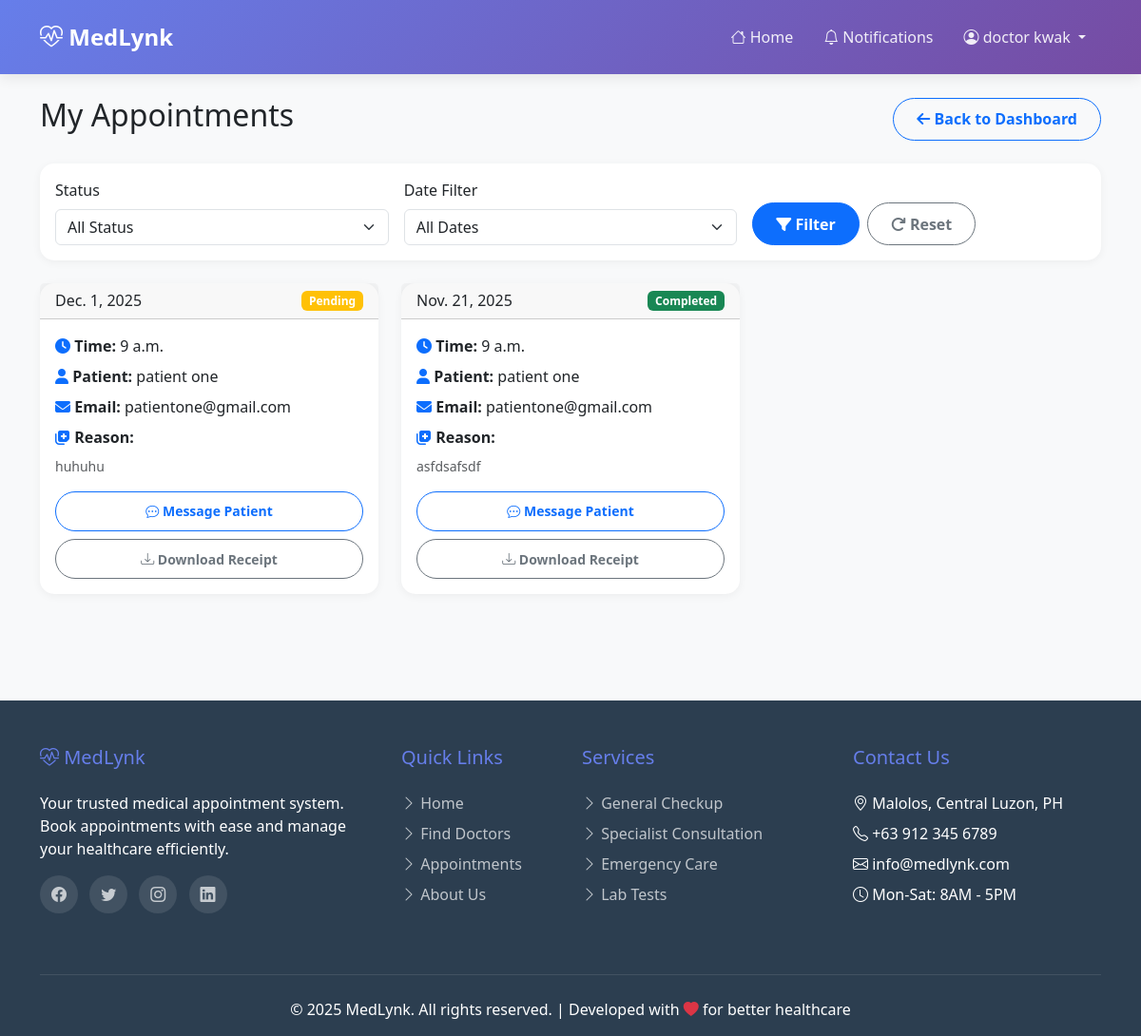
Screenshot of /doctors/appointments/ (signed in) with the database file from the repository.
### accounts/models.py (models this page shows, shortened)
class User(AbstractBaseUser, PermissionsMixin):
    ROLE_CHOICES = (
        ('patient', 'Patient'),
        ('doctor', 'Doctor'),
        ('admin', 'Admin'),
    )
    email = models.EmailField(unique=True, max_length=255)
    first_name = models.CharField(max_length=100)
    last_name = models.CharField(max_length=100)
    phone_number = models.CharField(max_length=15, blank=True, null=True)
    address = models.TextField(blank=True, null=True)
    profile_picture = models.ImageField(upload_to='profile_pics/', blank=True, null=True)
    date_of_birth = models.DateField(blank=True, null=True)
    gender = models.CharField(max_length=10, choices=[('male', 'Male'), ('female', 'Female'), ('other', 'Other')], blank=True, null=True)
    role = models.CharField(max_length=10, choices=ROLE_CHOICES, default='patient')
    height = models.DecimalField(max_digits=5, decimal_places=2, blank=True, null=True, help_text="Height in cm")
    weight = models.DecimalField(max_digits=5, decimal_places=2, blank=True, null=True, help_text="Weight in kg")
    is_approved = models.BooleanField(
        default=True,
        help_text='Designates whether this user is approved. Doctors require admin approval before they can login.'
    )
    is_active = models.BooleanField(default=True)
    is_staff = models.BooleanField(default=False)
    is_superuser = models.BooleanField(default=False)
    date_joined = models.DateTimeField(default=timezone.now)
    last_login = models.DateTimeField(blank=True, null=True)
    objects = UserManager()
    USERNAME_FIELD = 'email'
    REQUIRED_FIELDS = ['first_name', 'last_name']
    class Meta:
        verbose_name = 'User'
        verbose_name_plural = 'Users'
        ordering = ['-date_joined']
    def get_full_name(self):
        return f"{self.first_name} {self.last_name}".strip()

### appointments/models.py (models this page shows, shortened)
class Appointment(models.Model):
    STATUS_CHOICES = [
        ('pending', 'Pending'),
        ('confirmed', 'Confirmed'),
        ('completed', 'Completed'),
        ('cancelled', 'Cancelled'),
    ]
    patient = models.ForeignKey(settings.AUTH_USER_MODEL, on_delete=models.CASCADE, related_name='appointments')
    doctor = models.ForeignKey(Doctor, on_delete=models.CASCADE, related_name='appointments')
    date = models.DateField()
    time = models.TimeField()
    reason = models.TextField()
    notes = models.TextField(blank=True)
    status = models.CharField(max_length=20, choices=STATUS_CHOICES, default='pending')
    patient_confirmed_completion = models.BooleanField(default=False, help_text="Patient confirmed the appointment was completed")
    created_at = models.DateTimeField(auto_now_add=True)
    class Meta:
        ordering = ['-date', '-time']

### doctors/views.py (the view)
# urls.py: path('appointments/', views.doctor_appointments, name='appointments'),
@login_required
def doctor_appointments(request):
    if request.user.role != 'doctor':
        messages.error(request, 'Access denied.')
        return redirect('profile')
    doctor, _ = Doctor.objects.get_or_create(
        user=request.user,
        defaults={
            'specialization': 'General Practice',
            'bio': 'Professional healthcare provider',
            'license_number': f'LIC-{request.user.id}',
            'consultation_fee': 500.00
        }
    )
    appointments = Appointment.objects.filter(
        doctor=doctor
    ).select_related('patient').order_by('-date', '-time')
    status = request.GET.get('status')
    if status:
        appointments = appointments.filter(status=status)
    date_filter = request.GET.get('date')
    if date_filter == 'today':
        appointments = appointments.filter(date=timezone.now().date())
    elif date_filter == 'upcoming':
        appointments = appointments.filter(
            date__gte=timezone.now().date(),
            status__in=['pending', 'confirmed']
        )
    return render(request, 'pages/doctors/doctor_appointments.html', {
        'appointments': appointments
    })

### accounts/context_processors.py (called while the page is built)
def notification_context(request):
    if request.user.is_authenticated:
        notifications = Notification.objects.filter(user=request.user, is_read=False)[:5]
        unread_count = notifications.count()
        return {
            'recent_notifications': notifications,
            'unread_count': unread_count
        }
    return {}

### templates/pages/doctors/doctor_appointments.html (shortened to what this page needs)
{% extends 'atomic/base.html' %}
{% load static %}
{% block content %}
<div class="container mt-4">
    <div class="row">
        <div class="col-12">
            <div class="d-flex justify-content-between align-items-center mb-4">
                <h2>My Appointments</h2>
                <a href="{% url 'doctors:dashboard' %}" class="btn btn-outline-primary">
                    <i class="fas fa-arrow-left"></i> Back to Dashboard
                </a>
            </div>
            <div class="card mb-4">
                <div class="card-body">
                    <form method="get" class="row g-3">
                        <div class="col-md-4">
                            <label for="status" class="form-label">Status</label>
                            <select name="status" id="status" class="form-select">
                                <option value="">All Status</option>
                            </select>
                        </div>
                        <div class="col-md-4">
                            <label for="date" class="form-label">Date Filter</label>
                            <select name="date" id="date" class="form-select">
                                <option value="">All Dates</option>
                            </select>
                        </div>
                        <div class="col-md-4 d-flex align-items-end">
                            <button type="submit" class="btn btn-primary me-2">
                                <i class="fas fa-filter"></i> Filter
                            </button>
                            <a href="{% url 'doctors:appointments' %}" class="btn btn-outline-secondary">
                                <i class="fas fa-redo"></i> Reset
                            </a>
                        </div>
                    </form>
                </div>
            </div>
            {% if appointments %}
            <div class="row">
                {% for appointment in appointments %}
                <div class="col-md-6 col-lg-4 mb-3">
                    <div class="card h-100">
                        <div class="card-header">
                            <div class="d-flex justify-content-between align-items-center">
                                <h6 class="mb-0">{{ appointment.date }}</h6>
                                <span class="badge
                                        {% if appointment.status == 'pending' %}bg-warning
                                        {% elif appointment.status == 'confirmed' %}bg-info
                                        {% elif appointment.status == 'completed' %}bg-success
                                        {% else %}bg-danger{% endif %}">
                                    {{ appointment.get_status_display }}
                                </span>
                            </div>
                        </div>
                        <div class="card-body">
                            <p class="mb-2">
                                <i class="fas fa-clock text-primary"></i>
                                <strong>Time:</strong> {{ appointment.time }}
                            </p>
                            <p class="mb-2">
                                <i class="fas fa-user text-primary"></i>
                                <strong>Patient:</strong> {{ appointment.patient.get_full_name }}
                            </p>
                            <p class="mb-2">
                                <i class="fas fa-envelope text-primary"></i>
                                <strong>Email:</strong> {{ appointment.patient.email }}
                            </p>
                            <p class="mb-2">
                                <i class="fas fa-notes-medical text-primary"></i>
                                <strong>Reason:</strong>
                            </p>
                            <p class="text-muted small">{{ appointment.reason|truncatewords:20 }}</p>
                            <div class="d-grid gap-2 mt-3">
                                <a href="{% url 'appointments:appointment_messages' appointment.id %}" class="btn btn-outline-primary btn-sm">
                                    <i class="bi bi-chat-dots"></i> Message Patient
                                </a>
                                <a href="{% url 'appointments:download_receipt' appointment.id %}" class="btn btn-outline-secondary btn-sm">
                                    <i class="bi bi-download"></i> Download Receipt
                                </a>
                            </div>
                        </div>
                    </div>
                </div>
                {% endfor %}
            </div>
            {% else %}
            <div class="alert alert-info text-center">
                <i class="fas fa-info-circle fa-3x mb-3"></i>
                <h5>No appointments found</h5>
                <p class="mb-0">You don't have any appointments matching the selected filters.</p>
            </div>
            {% endif %}
        </div>
    </div>
</div>
{% endblock %}

### templates/atomic/organisms/header.html (shortened to what this page needs)
<nav class="navbar navbar-expand-lg navbar-custom">
    <div class="container">
        <a class="navbar-brand" href="{% url 'home' %}">
            <i class="bi bi-heart-pulse"></i> MedLynk
        </a>
        <div class="collapse navbar-collapse" id="navbarNav">
            <ul class="navbar-nav ms-auto align-items-center">
                {% if user.is_authenticated %}
                <li class="nav-item">
                    <a class="nav-link" href="{% url 'home' %}">
                        <i class="bi bi-house"></i> Home
                    </a>
                </li>
                <li class="nav-item">
                    <a class="nav-link" href="{% url 'notification_list' %}">
                        <i class="bi bi-bell"></i> Notifications
                    </a>
                </li>
                <li class="nav-item dropdown">
                    <a class="nav-link dropdown-toggle" href="#" id="userDropdown" role="button" data-bs-toggle="dropdown">
                        <i class="bi bi-person-circle"></i> {{ user.get_full_name|default:user.email }}
                    </a>
                </li>
                {% endif %}
            </ul>
        </div>
    </div>
</nav>

### templates/atomic/base.html (style rules this page uses)
* { margin: 0; padding: 0; box-sizing: border-box; }
body { font-family: 'Segoe UI', Tahoma, Geneva, Verdana, sans-serif; background: #f8f9fa; min-height: 100vh; display: flex; flex-direction: column; }
.btn { border-radius: 25px; padding: 0.6rem 1.5rem; font-weight: 600; transition: all 0.3s ease; }
.card { border: none; border-radius: 15px; box-shadow: 0 2px 10px rgba(0,0,0,0.05); transition: all 0.3s ease; }

### templates/atomic/organisms/header.html (style rules this page uses)
.navbar-custom { background: linear-gradient(135deg, #667eea 0%, #764ba2 100%); padding: 1rem 0; box-shadow: 0 2px 15px rgba(0,0,0,0.1); }
.navbar-custom .navbar-brand { color: white; font-weight: 700; font-size: 1.5rem; }
.navbar-custom .nav-link { color: rgba(255,255,255,0.9); margin: 0 0.5rem; transition: all 0.3s ease; }

### rows the page displays
User: get_full_name "doctor kwak"
Appointment: date "Dec. 1, 2025", status "Pending", time "9 a.m.", patient.get_full_name "patient one", patient.email "patientone@gmail.com", reason "huhuhu"
Appointment: date "Nov. 21, 2025", status "Completed", time "9 a.m.", patient.get_full_name "patient one", patient.email "patientone@gmail.com", reason "asfdsafsdf"
